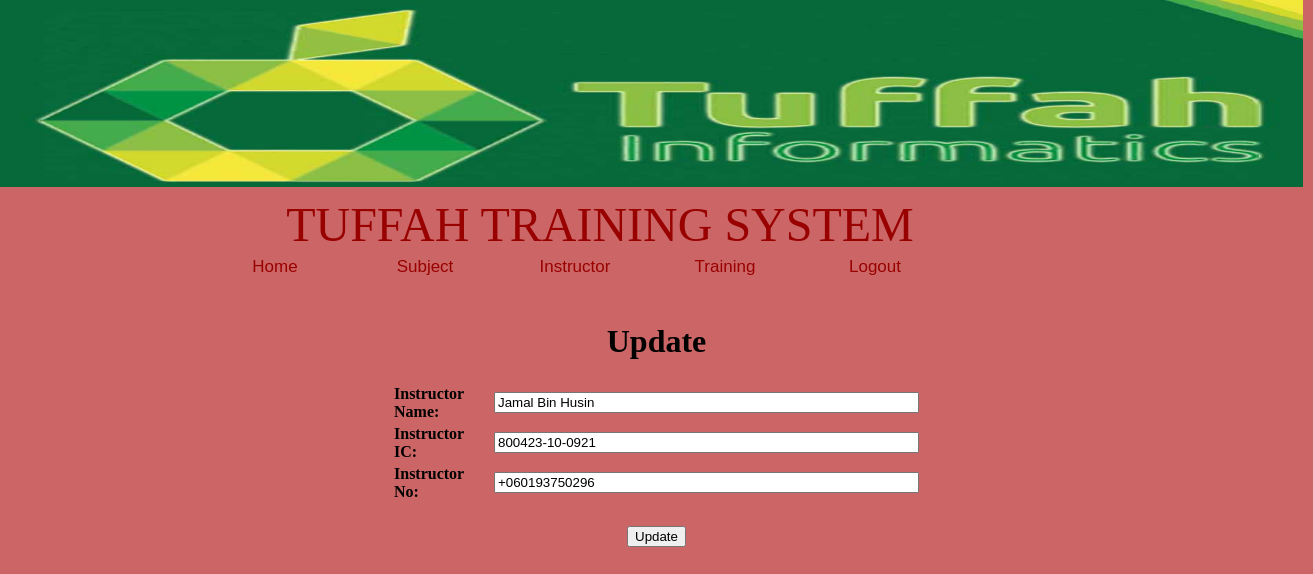
/UpdateInstructorAdmin.php?Update=1, run on an earlier commit of the app's database.
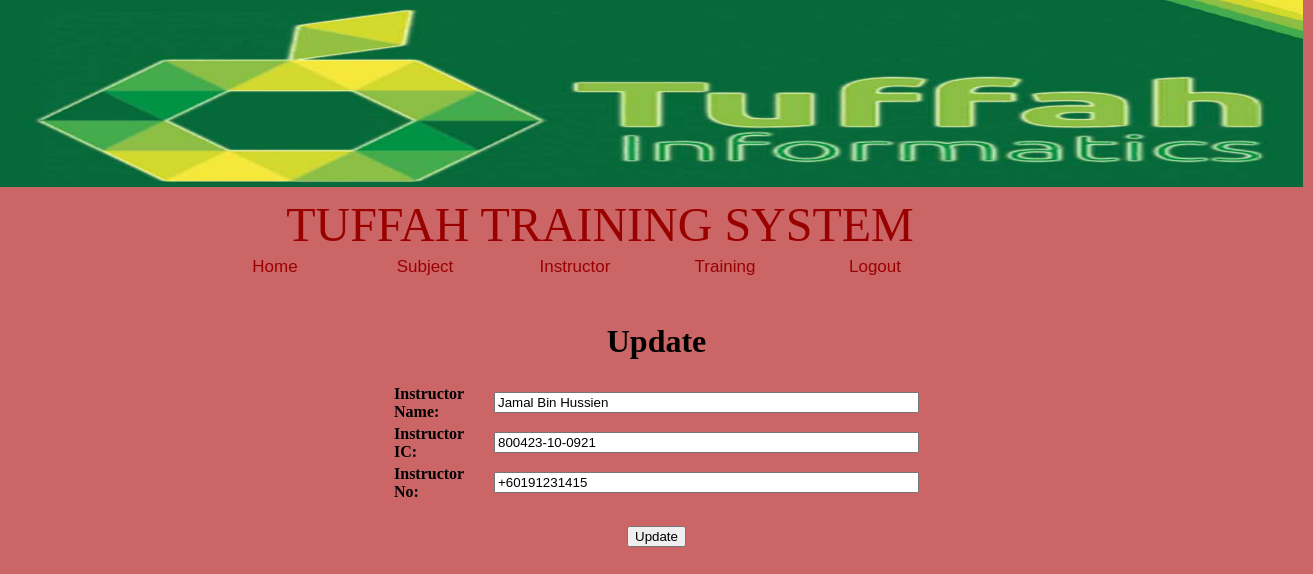
And on a later commit of the database.
### tables this page shows
CREATE TABLE `instructor` (
  `IDinstructor` int(11) NOT NULL AUTO_INCREMENT,
  `nameinstructor` varchar(200) DEFAULT NULL,
  `icinstructor` varchar(200) DEFAULT NULL,
  `noinstructor` varchar(200) DEFAULT NULL,
  PRIMARY KEY (`IDinstructor`)
);

### UpdateInstructorAdmin.php (the view, shortened to what this page needs)
<!DOCTYPE html PUBLIC "-//W3C//DTD XHTML 1.0 Transitional//EN" "http://www.w3.org/TR/xhtml1/DTD/xhtml1-transitional.dtd">
<html xmlns="http://www.w3.org/1999/xhtml">
<head>
<link rel="stylesheet" type="text/css" href="Menu.css" />
<link rel="stylesheet" type="text/css" href="Layout.css" />
</head>
<body bgcolor="#CC6666">
<img src="tuffah1.jpg" width="1303" height="187" />
<div id="Container">
	<div id="Head">
  		<center><font size="20" color="#990000">TUFFAH TRAINING SYSTEM</font></center></div>
	<div id="Navbar">
		<nav>
			<ul>
				<li><a href="Admin.php">Home</a></li>
    			<li><a href="SubjectAdmin.php">Subject</a></li>
				<li><a href="InstructorAdmin.php">Instructor</a></li>
				<li><a href="TrainingAdmin.php">Training</a></li>
				<li><a href="logout.php">Logout</a></li>
			</ul>
	      </nav>
	</div>
	<div id="Footer"></div>
</div>
<center>
<?php
if(isset($_GET['Update']))
{
	$id = $_GET['Update'];
	$sql = mysql_query("SELECT * FROM instructor WHERE IDinstructor= $id");
	$row = mysql_fetch_array($sql);
}
?>
<center>
<h1>Update</h1>
<form action="UpdateInstructorAdmin.php" method="POST">
<table border="0" width="531">
<tr><td><b>Instructor Name:</b></td><td> <input size="50" type="text" name="nameinstructor" value="<?php echo $row['nameinstructor'];?>"/></td></tr>
<tr><td><b>Instructor IC:</b></td><td> <input size="50" type="text" name="icinstructor" value="<?php echo $row['icinstructor'];?>"/></td></tr>
<tr><td><b>Instructor No:</b></td><td> <input size="50" type="text" name="noinstructor" value="<?php echo $row['noinstructor'];?>"/></td></tr>
<tr><td></td><td> <input  type="hidden" name="ID" value="<?php echo $id;?>"/></td></tr>
</table><br /><tr><td colspan="2">
<center>
<input type="submit" name="submit" value="Update"/>
</center>
</td>
</tr>
</form>
</center>
</center>

What changed in the data, as far as the page shows it:
changed instructor: nameinstructor "Jamal Bin Husin" → "Jamal Bin Hussien"; noinstructor "+060193750296" → "+60191231415"
